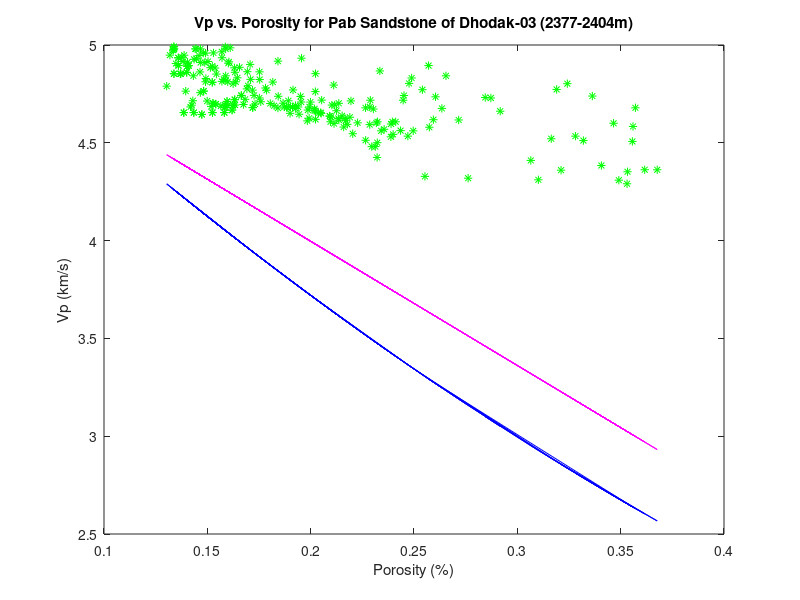
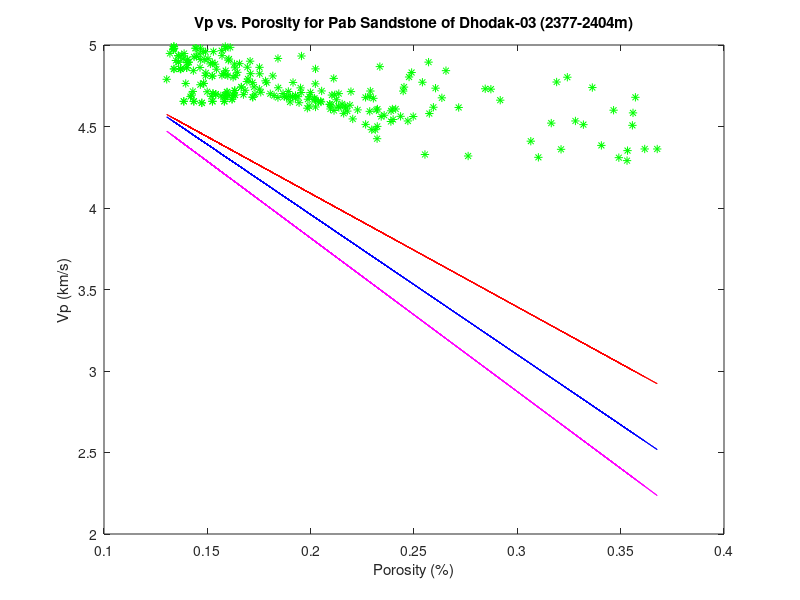
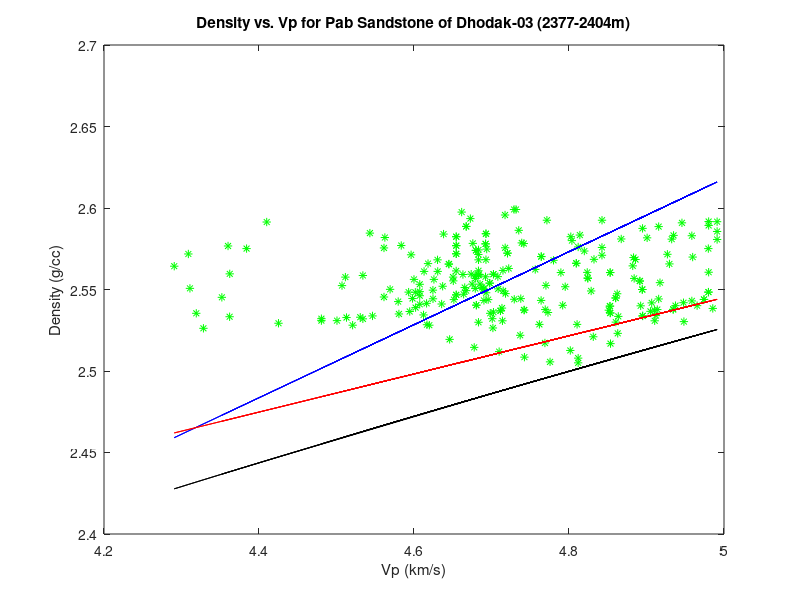

Write the MATLAB code that produced these figures, in order.
% Cross plot analysis of Pab Sandstone Dhodak-03
% Defining the data
load data_Pab23772404.txt
Depth = data_Pab23772404(:,1)
Vsh = data_Pab23772404(:,2)
Vp = data_Pab23772404(:,3)
RHOB = data_Pab23772404(:,4)
PHIT = data_Pab23772404(:,5)
PHIE = data_Pab23772404(:,6)

% Porosity vs. Vp (Water-saturated Clean SS and Dry shaly SS)
% Raymer et al (1980)(Water saturated Clean SS)
VpR = ((1-PHIT).^2)*5.5 + PHIT*1
%Han's relation(Dry Shaly Sandstone)at 40 MPa
VpD = 5.41 - 6.35*(PHIT) - 2.87*(.05)

% Cross plot
figure(1)
plot(PHIT,Vp,'*g')
ylabel('Vp (km/s)')
xlabel('Porosity (%)')
title('Vp vs. Porosity for Pab Sandstone of Dhodak-03 (2377-2404m)')
hold on
plot(PHIT, VpR,'-b')
hold on
plot(PHIT,VpD,'-m')

% Porosity vs. Vp (For Water saturated Shaly Sandstone)
% Tosaya et al. (1982)(Water saturated shaly Sandstone)
VpT = 5.8 - 8.6*(PHIT) - 2.4*(.05)
%Han's relation(Water saturated shaly Sandstone)40MPa
VpS = 5.59 - 6.96*(PHIT) - 2.18*(.05)
% Castagna's et al. (1985)-(Water saturated shaly Sandstone)
VpC = 5.81 - 9.42*PHIT - 2.21*(.05)

% Cross plot
figure(2)
plot(PHIT,Vp,'*g')
ylabel('Vp (km/s)')
xlabel('Porosity (%)')
title('Vp vs. Porosity for Pab Sandstone of Dhodak-03 (2377-2404m)')
hold on
plot(PHIT, VpT,'-b')
hold on
plot(PHIT, VpS,'-r')
hold on
plot(PHIT,VpC,'-m')

% Density vs Vp
% Blangy (1992) relations(Poorly consolidated sandstone)
Rho1 = 1.498 + 0.224*Vp
%  Jizba (1991) relation (Tight gas sandstone)
Rho2 = 1.96 + 0.117*Vp
%  Gardner et al (1974) relation (Water saturated sandstone)
Rho3 = 1.66*(Vp.^0.261)

% Cross plot
figure(3)
plot(Vp,RHOB,'*g')
xlabel('Vp (km/s)')
ylabel('Density (g/cc)')
title('Density vs. Vp for Pab Sandstone of Dhodak-03 (2377-2404m)')
hold on
plot(Vp,Rho1,'-b')
hold on
plot(Vp,Rho2,'-r')
hold on
plot(Vp,Rho3,'-k')
